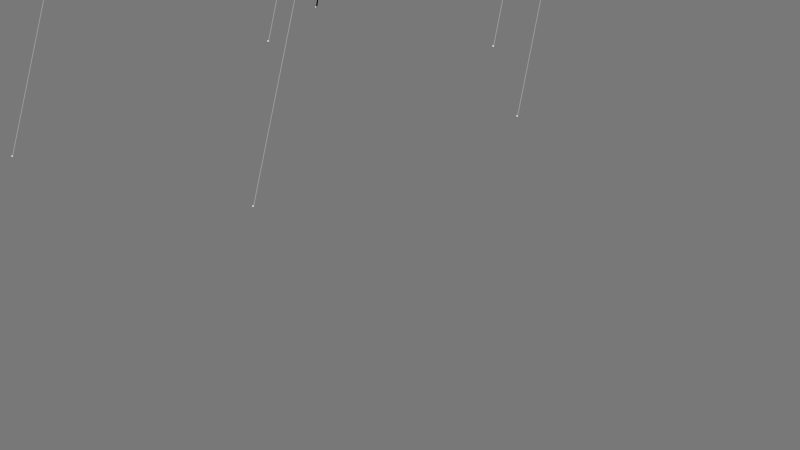
Frame 1 (no input)
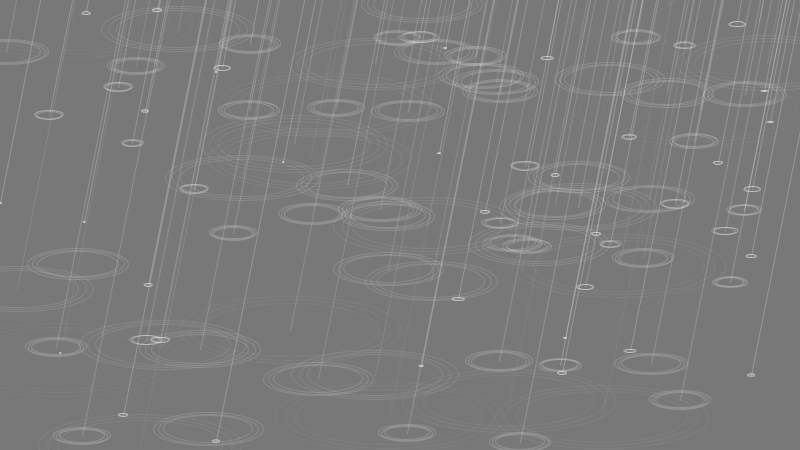
Frame 60 (the mouse pressed at the canvas centre just before this capture)
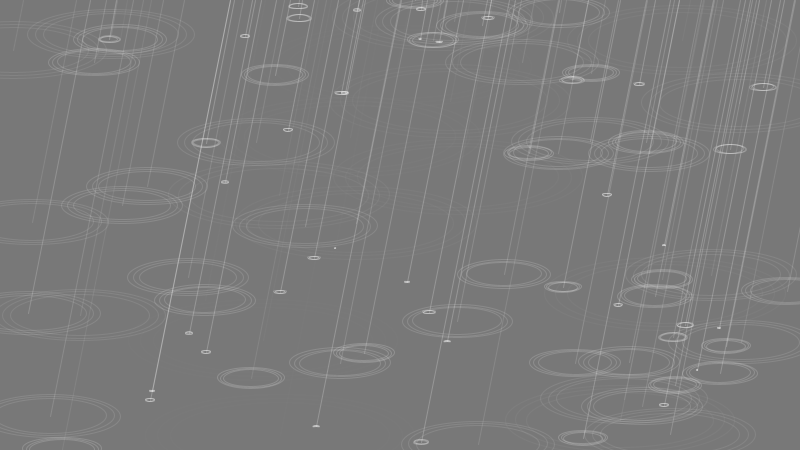
Frame 120 (the mouse held since frame 60 and released just before this capture)

The Processing sketch that drew these frames (run headless with seeded random() and noise(); from frame 60 on, the mouse is pressed at the canvas centre):

// Processing sketch: processing_75235
// ── processing_75235.pde

/* Impluvium, Molène - Pol Guezennec 2012           */
/* bien étayé par l'étude de pluie de J.N.Lafargue  */

float w; float h;
int nombre;
int limite = 255;
ArrayList drops;

void setup() {
  size(800,450);
  drops = new ArrayList();//par defaut, 10
  drops.add(new Drop());
  w = floor(random(1,7));
}
void draw() {
  frameRate(20);
  background(120);
  noFill();
  int n = int(random(1,6));
  for(int i = 0; i < n; i++){ drops.add(new Drop());}
  for(int i = drops.size()-1; i >= 0; i--){
    Drop drop = (Drop) drops.get(i);
    drop.display();
    drop.dripple();
    drop.update();  
  }
}


class Drop {
  float x = int(random(width));
  float y = int(random(height));
  float div1 = .89;
  float div2 = 1.1;
  int w = 1; float h;
  int inc = floor(random(1,3));

  void dripple() { w+=inc;  w*= 1.08;}

  void display() {
    h = w*.3;
    strokeWeight(1);
    line(x+y*.2,0,x,y);
    float wmapped = map(w,0,255,60,0);
    stroke(255, wmapped);
    ellipse(x,y,w,h);
    ellipse(x,y, w*div1, h*div1);
    ellipse(x,y, w*div2, h*div2);
    }
    void update() {
    if(w >= limite) { 
      w = floor(random(1,20));
      x = random(width); 
      y = random(width);
      drops.remove(this);
    }}
  }
